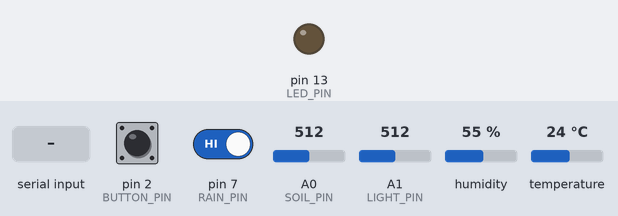
A sketch run on a simulated Arduino Uno, built with avr-gcc and run on an emulated ATmega328P. On the bench: output pins drawn as LEDs (lit = HIGH). The inputs (shaded band) are chosen by the test bench; at power-on: pin 2 (BUTTON_PIN) HIGH, pin 7 (RAIN_PIN) HIGH, A0 (SOIL_PIN) = 512, A1 (LIGHT_PIN) = 512, humidity 55 %, temperature 24 °C. The modem accepts every AT command (registered, SIM ready, sends succeed) and sends nothing else; what the sketch prints to the serial monitor is not drawn.

Above: at 3.2 s.
3.3 s: pin 2 (BUTTON_PIN) pulled LOW for 0.15 s
5.4 s: pin 2 (BUTTON_PIN) pulled LOW for 1 s
At 7.4 s:
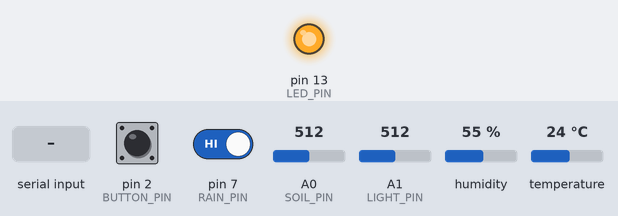
8.9 s: pin 2 (BUTTON_PIN) driven LOW
At 12.8 s:
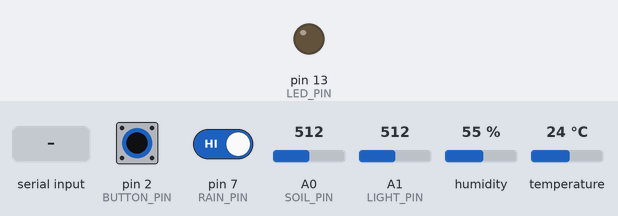
13.1 s: "ok" received over the second serial link
17.5 s: "1" received over the second serial link
22.5 s: pin 2 (BUTTON_PIN) driven HIGH and pin 7 (RAIN_PIN) driven LOW
Timing chart, 0 to 32.6 s (numbered marks = the images above; inputs shaded):
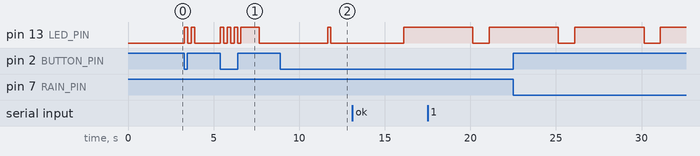

The sketch:

GreenHouseMain101.ino
```cpp
#include <SoftwareSerial.h>
#include <avr/sleep.h>
#include <avr/interrupt.h>
#include <stdlib.h>
#include "ESPWiFi.h"
#include "SensorS.h"

#include <avr/power.h>
#include <avr/sleep.h>
#include <avr/wdt.h>

// ==================================================
//                     MODES
// ==================================================
enum Mode {
  MODE_MAINT = 0,
  MODE_SLEEP = 1,
  MODE_AUTO  = 2
};


volatile Mode currentMode = MODE_MAINT;
Mode lastMode = MODE_MAINT;

// ==================================================
//                     FLAGS
// ==================================================
volatile bool buttonEvent = false;
volatile bool sleeping = false;
volatile bool justWokeUp = false;

bool wifiConnected = false;
bool modeSynced = true;

// ==================================================
//                     PINS
// ==================================================
#define DHT_PIN     6
#define RAIN_PIN    7
#define SOIL_PIN    A0
#define LIGHT_PIN   A1
#define BUTTON_PIN  2
#define RX_PIN      4
#define TX_PIN      5
#define LED_PIN     LED_BUILTIN
#define DHT_TYPE    DHT11

// ==================================================
//                NETWORK CONFIG
// ==================================================
const char* WIFI_SSID   = "hello";
const char* WIFI_PASS   = "hello123";
const char* SERVER_HOST = "192.168.125.41";
const uint16_t SERVER_PORT = 3000;
const char* SERVER_PATH = "/api/sensors";


// ==================================================
//                  TIMING
// ==================================================
const unsigned long MAINT_INTERVAL = 5000;
const unsigned long AUTO_INTERVAL  = 600000;
unsigned long lastSendTime = 0;

unsigned long lastButtonTime = 0;


// ==================================================
//                 OBJECTS
// ==================================================
SoftwareSerial espSerial(RX_PIN, TX_PIN);
ESPWiFi esp(espSerial);
SensorSystem sensors(DHT_PIN, DHT_TYPE, LIGHT_PIN, SOIL_PIN, RAIN_PIN);

// ==================================================
//              MODE TO STRING
// ==================================================
const char* modeToString(Mode m) {
  switch (m) {
    case MODE_MAINT: return "MAINT";
    case MODE_SLEEP: return "SLEEP";
    case MODE_AUTO:  return "AUTO";
    default:         return "UNKNOWN";
  }
}

// ==================================================
//               SLEEP
// ==================================================
void wakeUpISR() {}

void goToSleep() {
  if (sleeping) return;
  sleeping = true;

  Serial.println("Entering sleep mode...");
  Serial.flush();

  digitalWrite(LED_PIN, LOW);

  pinMode(BUTTON_PIN, INPUT_PULLUP);
  attachInterrupt(digitalPinToInterrupt(BUTTON_PIN), buttonISR, FALLING);

  set_sleep_mode(SLEEP_MODE_PWR_DOWN);
  sleep_enable();
  sei();
  sleep_cpu();

  sleep_disable();
  detachInterrupt(digitalPinToInterrupt(BUTTON_PIN));
  attachInterrupt(digitalPinToInterrupt(BUTTON_PIN), buttonISR, FALLING);

  sleeping = false;
  justWokeUp = true;

  Serial.println("Woke up from sleep!");
}

// ==================================================
//           WIFI + SENSOR DATA SEND
// ==================================================
void handleActiveModes() {

  unsigned long now = millis();
  unsigned long interval =
    (currentMode == MODE_AUTO) ? AUTO_INTERVAL : MAINT_INTERVAL;

  static unsigned long lastWiFiTry = 0;

  if (!wifiConnected && millis() - lastWiFiTry > 5000) {
    lastWiFiTry = millis();
    digitalWrite(LED_PIN, HIGH);
    wifiConnected = esp.connectWiFi(WIFI_SSID, WIFI_PASS);
    digitalWrite(LED_PIN, LOW);
    if (wifiConnected) Serial.println("WiFi connected");

  }

  if (!wifiConnected) return;
  if (now - lastSendTime < interval) return;

  lastSendTime = now;

  float temp  = sensors.readTemp();
  float humid = sensors.readHumid();
  int light   = sensors.readLight();
  int soil    = sensors.readSoil();
  bool rain   = sensors.readRain();

  if (isnan(temp))  temp = 0;
  if (isnan(humid)) humid = 0;

  char tempStr[10], humidStr[10], json[300];
  dtostrf(temp, 4, 1, tempStr);
  dtostrf(humid, 4, 1, humidStr);

  snprintf(json, sizeof(json),
    "{\"mode\":\"%s\",\"temp\":%s,\"humid\":%s,"
    "\"light\":%d,\"soil\":%d,\"rain\":%s,\"ts\":%lu}",
    modeToString(currentMode),
    tempStr, humidStr, light, soil,
    rain ? "true" : "false",
    millis()
  );

  Serial.print("Sending SENSOR JSON: ");
  Serial.println(json);
  digitalWrite(LED_PIN, HIGH);
  String reply = esp.postJSON(
    SERVER_HOST, SERVER_PORT, SERVER_PATH, json
  );
  digitalWrite(LED_PIN, LOW);
  Serial.print("Server Reply: ");
  Serial.println(reply);
}

// ==================================================
//           MODE STATE MACHINE
// ==================================================
void handleCurrentMode() {
  switch (currentMode) {
    case MODE_MAINT:
      handleActiveModes();
      break;

    case MODE_AUTO:
      handleActiveModes();
      break;

    case MODE_SLEEP:
      if (modeSynced && !justWokeUp) {
        goToSleep();
      }
      break;
  }
}

// ==================================================
//                    SETUP
// ==================================================
void setup() {
  power_spi_disable();
  power_twi_disable();

  Serial.begin(9600);
  espSerial.begin(9600);

  pinMode(BUTTON_PIN, INPUT_PULLUP);
  pinMode(LED_PIN, OUTPUT);
  digitalWrite(LED_PIN, LOW);

  attachInterrupt(digitalPinToInterrupt(BUTTON_PIN), buttonISR, FALLING);

  sensors.begin();
  esp.begin(9600);

  lastSendTime = millis();
}

// ==================================================
//                     LOOP
// ==================================================
// ==================================================
//               LED BLINK HELPER
// ==================================================
void blinkLED(uint8_t times, uint16_t delayMs) {
  for (uint8_t i = 0; i < times; i++) {
    digitalWrite(LED_PIN, HIGH);
    delay(delayMs);
    digitalWrite(LED_PIN, LOW);
    delay(delayMs);
  }
}

void loop() {

  // -------- BUTTON HANDLING --------
  if (buttonEvent) {
  buttonEvent = false;
   unsigned long now = millis();
  if (now - lastButtonTime < 300) return; // debounce
  lastButtonTime = now;
  lastMode = currentMode;
  justWokeUp = false;

  switch (currentMode) {
    case MODE_MAINT: currentMode = MODE_SLEEP; break;
    case MODE_SLEEP: currentMode = MODE_AUTO;  break;
    case MODE_AUTO:  currentMode = MODE_MAINT; break;
  }

  modeSynced = false;

  Serial.print("Button pressed → Mode changed: ");
  Serial.print(modeToString(lastMode));
  Serial.print(" → ");
  Serial.println(modeToString(currentMode));

  switch (currentMode) {
    case MODE_MAINT:
      blinkLED(1, 200);
      break;
    case MODE_SLEEP:
      blinkLED(2, 200);
      break;
    case MODE_AUTO:
      blinkLED(3, 200);
      break;
  }
}


  // -------- MODE SYNC (CRITICAL) --------
  if (!modeSynced && wifiConnected) {
    char json[80];
    snprintf(json, sizeof(json),
      "{\"mode\":\"%s\",\"ts\":%lu}",
      modeToString(currentMode),
      millis()
    );

    Serial.print("Sending MODE sync: ");
    Serial.println(json);

    String reply = esp.postJSON(
      SERVER_HOST, SERVER_PORT, SERVER_PATH, json
    );

    Serial.print("Mode sync reply: ");
    Serial.println(reply);

    if (reply.indexOf("ok") >= 0) {
      modeSynced = true;
    }
  }

  // -------- HANDLE CURRENT MODE --------
  handleCurrentMode();
}

// ==================================================
//                  INTERRUPT
// ==================================================
void buttonISR() {

    buttonEvent = true;

}
```

Actuators.cpp
```cpp
#include "Actuators.h"

ActuatorSystem::ActuatorSystem(int s1, int s2, int p1, int p2, int pEna) {
  _s1Pin = s1; _s2Pin = s2;
  _pump1 = p1; _pump2 = p2; _pumpEna = pEna;
  _pumpIsOn = false;
  _uniformSpeed = 200;
}

void ActuatorSystem::begin() {
  _servo1.attach(_s1Pin);
  _servo2.attach(_s2Pin);
  pinMode(_pump1, OUTPUT);
  pinMode(_pump2, OUTPUT);
  pinMode(_pumpEna, OUTPUT);
  stopAll();
}

void ActuatorSystem::stopAll() {
  _pumpIsOn = false;
  digitalWrite(_pump1, LOW);
  digitalWrite(_pump2, LOW);
  analogWrite(_pumpEna, 0);
  _servo1.write(0);
  _servo2.write(0);
}

void ActuatorSystem::automatedControl(float humidity, int soilMoisture, bool isRaining) {

  if (isRaining) {
    _servo1.write(0);
    _servo2.write(0);
  }
  else {
    if (humidity > HUMIDITY_THRESHOLD) {
      _servo1.write(90);
      _servo2.write(90);
    } else {
      _servo1.write(0);
      _servo2.write(0);
    }
  }

  if (soilMoisture > SOIL_DRY_THRESHOLD && !_pumpIsOn) {
    _pumpIsOn = true;
    digitalWrite(_pump1, HIGH);
    digitalWrite(_pump2, LOW);
    analogWrite(_pumpEna, _uniformSpeed);
  }
  else if (soilMoisture < SOIL_WET_THRESHOLD && _pumpIsOn) {
    _pumpIsOn = false;
    digitalWrite(_pump1, LOW);
    digitalWrite(_pump2, LOW);
    analogWrite(_pumpEna, 0);
  }
}
```

Actuators.h
```cpp
#ifndef ACTUATORS_H
#define ACTUATORS_H

#include <Arduino.h>
#include <Servo.h>

class ActuatorSystem {
  public:
    ActuatorSystem(int servo1Pin, int servo2Pin, int pumpIn1, int pumpIn2, int pumpEna);
    void begin();
    void stopAll();
    void automatedControl(float humidity, int soilMoisture, bool isRaining);

  private:
    int _s1Pin, _s2Pin;
    int _pump1, _pump2, _pumpEna;
    int _uniformSpeed;
    Servo _servo1, _servo2;

    const float HUMIDITY_THRESHOLD = 70.0;
    const int SOIL_DRY_THRESHOLD = 800;
    const int SOIL_WET_THRESHOLD = 400;
    bool _pumpIsOn;
};

#endif
```

ESPWifi.cpp
```cpp
#include "ESPWiFi.h"

ESPWiFi::ESPWiFi(Stream &serial) : _esp(serial) {}
void ESPWiFi::begin(long baud) { delay(2000); }

void ESPWiFi::sendCommand(const char* cmd) {
  Serial.print(">> ");
  Serial.println(cmd);
  _esp.println(cmd);
}


bool ESPWiFi::waitFor(const char* target, unsigned long timeout) {
  unsigned long start = millis();
  String buffer;
  while (millis() - start < timeout) {
    while (_esp.available()) {
      buffer += (char)_esp.read();
      if (buffer.indexOf(target) >= 0) return true;
    }
  }
  return false;
}

bool ESPWiFi::connectWiFi(const char* ssid, const char* pass) {
  // Reset module (many AT firmwares require it)
  sendCommand("AT+RST");
  waitFor("ready", 5000);
  delay(1000);

  // Set mode to Station
  sendCommand("AT+CWMODE=1");
  waitFor("OK", 2000);

  // Disconnect first (avoid errors)
  sendCommand("AT+CWQAP");
  waitFor("OK", 1500);

  // Try to connect
  String cmd = "AT+CWJAP=\"";
  cmd += ssid;
  cmd += "\",\"";
  cmd += pass;
  cmd += "\"";

  sendCommand(cmd.c_str());

  if (waitFor("WIFI GOT IP", 12000)) return true;
  if (waitFor("WIFI CONNECTED", 12000)) return true;
  if (waitFor("OK", 12000)) return true;

  return false;
}


String ESPWiFi::postJSON(const char* host, uint16_t port, const char* path, const char* json) {
  String response = "";

  // --- Start TCP ---
  String cmd = "AT+CIPSTART=\"TCP\",\"";
  cmd += host;
  cmd += "\"," + String(port);
  sendCommand(cmd.c_str());

  if (!waitFor("CONNECT", 5000)) return "ERR_CONNECT";

  String req = "POST ";
  req += path;
  req += " HTTP/1.1\r\nHost: ";
  req += host;
  req += "\r\nContent-Type: application/json\r\nContent-Length: ";
  req += String(strlen(json));
  req += "\r\nConnection: close\r\n\r\n";
  req += json;

  sendCommand(("AT+CIPSEND=" + String(req.length())).c_str());
  if (!waitFor(">", 3000)) return "ERR_PROMPT";

  _esp.print(req);

  if (!waitFor("SEND OK", 4000)) return "ERR_SEND";

  delay(500);

  unsigned long start = millis();
  while (millis() - start < 3000) {
    while (_esp.available()) {
      response += (char)_esp.read();
    }
  }
  sendCommand("AT+CIPCLOSE");
  delay(200);
  return response;
}
```

ESPWifi.h
```cpp
#ifndef ESP_WIFI_H
#define ESP_WIFI_H

#include <Arduino.h>

class ESPWiFi {
public:
  ESPWiFi(Stream &serial);
  void begin(long baud = 9600);
  bool connectWiFi(const char* ssid, const char* pass);
  String postJSON(const char* host, uint16_t port, const char* path, const char* json);

private:
  Stream &_esp;
  void sendCommand(const char* cmd);
  bool waitFor(const char* target, unsigned long timeout = 3000);
};

#endif
```

Sensors.cpp
```cpp
#include "Sensors.h"
#define SOIL_DRY_MAX  1023
#define SOIL_WET_MIN  300

SensorSystem::SensorSystem(int dhtPin, int dhtType, int lightPin, int soilPin, int rainPin)
: _dht(dhtPin, dhtType)
{
    _dhtPin = dhtPin;
    _dhtType = dhtType;
    _lightPin = lightPin;
    _soilPin = soilPin;
    _rainPin = rainPin;
}

void SensorSystem::begin() {
    pinMode(_lightPin, INPUT);
    pinMode(_soilPin, INPUT);
    pinMode(_rainPin, INPUT_PULLUP);
    _dht.begin();
}

float SensorSystem::readTemp() {
    return _dht.readTemperature();
}

float SensorSystem::readHumid() {
    return _dht.readHumidity();
}

int SensorSystem::readLight() {
    int rawValue = analogRead(_lightPin);
    int percentage = map(rawValue, 0, 1023, 100, 0);

    if (percentage < 0) { percentage = 0; }
    if (percentage > 100) { percentage = 100; }

    return percentage;
}

int SensorSystem::readSoil() {
    int rawValue = analogRead(_soilPin);

    if (rawValue > SOIL_DRY_MAX) { rawValue = SOIL_DRY_MAX; }
    if (rawValue < SOIL_WET_MIN) { rawValue = SOIL_WET_MIN; }

    int percentage = map(rawValue, SOIL_DRY_MAX, SOIL_WET_MIN, 0, 100);

    return percentage;
}

bool SensorSystem::readRain() {
    return !digitalRead(_rainPin);
}
```

Sensors.h
```cpp
#ifndef SENSOR_H
#define SENSOR_H

#include <Arduino.h>
#include <DHT.h>

class SensorSystem {
public:
    SensorSystem(int dhtPin, int dhtType, int lightPin, int soilPin, int rainPin);
    void begin();

    float readTemp();
    float readHumid();
    int readLight();
    int readLightPercent();
    int readSoil();
    int readSoilPercent();
    bool readRain();

private:
    int _dhtPin, _dhtType, _lightPin, _soilPin, _rainPin;
    DHT _dht;
};

#endif
```

Measured:
- after the input at 5.4 s, pin 13 (LED_PIN): goes 3 × (HIGH 0.20 s, LOW 0.20 s), HIGH 1.1 s, then LOW, starting at once
- after the input at 8.9 s, pin 13 (LED_PIN): LOW → HIGH after 2.8 s, → LOW 0.20 s later
- by itself, pin 13 (LED_PIN): alternates HIGH for 0.20 s and LOW for 0.20 s, 4 changes in all, then stays LOW
